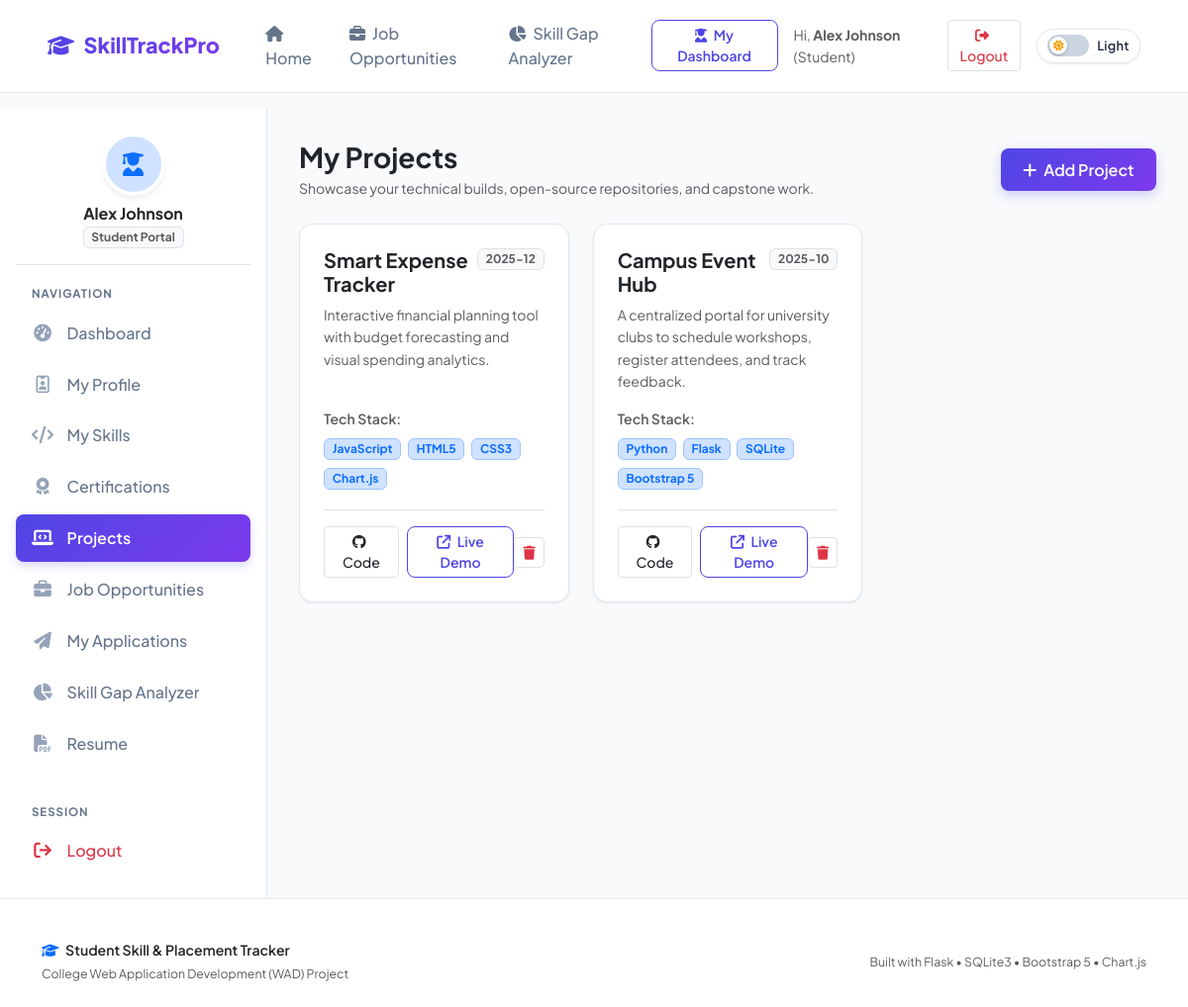
Screenshot of /student/projects (signed in) with the database file from the repository.
### tables this page shows
CREATE TABLE projects (
        id INTEGER PRIMARY KEY AUTOINCREMENT,
        student_id INTEGER NOT NULL,
        title TEXT NOT NULL,
        description TEXT NOT NULL,
        technologies TEXT NOT NULL,
        github_link TEXT,
        project_link TEXT,
        project_date TEXT,
        created_at TIMESTAMP DEFAULT CURRENT_TIMESTAMP,
        FOREIGN KEY (student_id) REFERENCES users (id) ON DELETE CASCADE
    );

### app.py (the view)
@app.route('/student/projects')
@student_required
def projects():
    student_id = session['user_id']
    db = get_db()
    projects_list = db.execute("SELECT * FROM projects WHERE student_id = ? ORDER BY id DESC", (student_id,)).fetchall()
    return render_template('projects.html', projects=projects_list)

### app.py (called while the page is built)
def get_db():
    if 'db' not in g:
        g.db = sqlite3.connect(app.config['DATABASE'])
        g.db.row_factory = sqlite3.Row
        g.db.execute("PRAGMA foreign_keys = ON")
    return g.db

def student_required(f):
    @wraps(f)
    def decorated_function(*args, **kwargs):
        if 'user_id' not in session:
            flash('Please log in to continue.', 'warning')
            return redirect(url_for('login'))
        if session.get('role') != 'student':
            flash('Access denied. Student portal only.', 'danger')
            return redirect(url_for('admin_dashboard'))
        return f(*args, **kwargs)
    return decorated_function

### templates/projects.html (shortened to what this page needs)
{% extends "base.html" %}
{% block content %}
<div class="app-wrapper">
    {% include "student_sidebar.html" %}
    <div class="main-content">
        <div class="d-flex flex-wrap align-items-center justify-content-between mb-4">
            <div>
                <h3 class="fw-bold text-dark mb-1">My Projects</h3>
                <p class="text-muted small mb-0">Showcase your technical builds, open-source repositories, and capstone work.</p>
            </div>
            <button class="btn btn-primary" data-bs-toggle="modal" data-bs-target="#addProjectModal">
                <i class="fa-solid fa-plus me-1"></i> Add Project
            </button>
        </div>
        <div class="row g-4">
            {% if projects %}
                {% for project in projects %}
                <div class="col-md-6 col-lg-4">
                    <div class="card card-custom h-100 p-4 d-flex flex-column">
                        <div class="d-flex justify-content-between align-items-start mb-2">
                            <h5 class="fw-bold text-dark mb-0">{{ project.title }}</h5>
                            {% if project.project_date %}
                                <span class="badge bg-light text-muted border small">{{ project.project_date }}</span>
                            {% endif %}
                        </div>
                        <p class="text-muted small mb-3 flex-grow-1">
                            {{ project.description }}
                        </p>
                        <div class="mb-3">
                            <small class="text-muted fw-semibold d-block mb-1">Tech Stack:</small>
                            {% for tech in project.technologies.split(',') %}
                                <span class="badge bg-primary-subtle text-primary border border-primary-subtle me-1 mb-1">
                                    {{ tech.strip() }}
                                </span>
                            {% endfor %}
                        </div>
                        <div class="d-flex justify-content-between align-items-center pt-3 border-top mt-auto">
                            <div class="d-flex gap-2">
                                {% if project.github_link %}
                                    <a href="{{ project.github_link }}" target="_blank" rel="noopener noreferrer" class="btn btn-sm btn-light border text-dark" title="GitHub Repository">
                                        <i class="fa-brands fa-github me-1"></i> Code
                                    </a>
                                {% endif %}
                                {% if project.project_link %}
                                    <a href="{{ project.project_link }}" target="_blank" rel="noopener noreferrer" class="btn btn-sm btn-outline-primary" title="Live Demo">
                                        <i class="fa-solid fa-arrow-up-right-from-square me-1"></i> Live Demo
                                    </a>
                                {% endif %}
                            </div>
                            <form method="POST" action="{{ url_for('delete_project', project_id=project.id) }}" onsubmit="return confirm('Delete project {{ project.title }}?');">
                                <button type="submit" class="btn btn-light btn-sm text-danger border" title="Delete Project">
                                    <i class="fa-solid fa-trash"></i>
                                </button>
                            </form>
                        </div>
                    </div>
                </div>
                {% endfor %}
            {% endif %}
        </div>
    </div>
</div>
{% endblock %}

### static/css/style.css (style rules this page uses)
:root { --font-main: 'Plus Jakarta Sans', -apple-system, BlinkMacSystemFont, 'Segoe UI', Roboto, sans-serif; --primary: #4f46e5; --primary-hover: #4338ca; --primary-light: #eef2ff; --secondary: #7c3aed; --secondary-light: #f5f3ff; --accent: #06b6d4; --success: #10b981; --success-light: #ecfdf5; --warning: #f59e0b; --warning-light: #fffbeb; --danger: #ef4444; --danger-light: #fef2f2; --info: #0284c7; --info-light: #f0f9ff; --dark: #0f172a; --text-main: #1e293b; --text-muted: #64748b; --bg-body: #f8fafc; --bg-card: #ffffff; --border-color: #e2e8f0; --sidebar-width: 270px; --navbar-height: 72px; --radius-sm: 8px; --radius-md: 14px; --radius-lg: 20px; --shadow-sm: 0 1px 3px rgba(0, 0, 0, 0.05), 0 1px 2px rgba(0, 0, 0, 0.03); --shadow-md: 0 4px 6px -1px rgba(0, 0, 0, 0.06), 0 2px 4px -1px rgba(0, 0, 0, 0.04); --shadow-lg: 0 10px 15px -3px rgba(0, 0, 0, 0.07), 0 4px 6px -2px rgba(0, 0, 0, 0.04); --shadow-xl: 0 20px 25px -5px rgba(0, 0, 0, 0.08), 0 10px 10px -5px rgba(0, 0, 0, 0.03); }
* { margin: 0; padding: 0; box-sizing: border-box; }
body { font-family: var(--font-main); background-color: var(--bg-body); color: var(--text-main); line-height: 1.6; min-height: 100vh; display: flex; flex-direction: column; -webkit-font-smoothing: antialiased; }
a { text-decoration: none; transition: all 0.2s ease-in-out; }
.btn-primary { background: linear-gradient(135deg, var(--primary) 0%, var(--secondary) 100%); border: none; color: #ffffff; font-weight: 600; padding: 0.6rem 1.4rem; border-radius: var(--radius-sm); box-shadow: 0 4px 12px rgba(79, 70, 229, 0.25); transition: all 0.25s ease; }
.btn-outline-primary { color: var(--primary); border: 1.5px solid var(--primary); font-weight: 600; border-radius: var(--radius-sm); transition: all 0.2s ease; }
.btn-light { background-color: #ffffff; border: 1px solid var(--border-color); color: var(--text-main); font-weight: 500; }
.app-wrapper { display: flex; flex: 1; min-height: calc(100vh - var(--navbar-height)); }
.main-content { flex: 1; padding: 2rem; background-color: var(--bg-body); max-width: 100%; overflow-x: hidden; }
.card-custom { background: var(--bg-card); border: 1px solid var(--border-color); border-radius: var(--radius-md); box-shadow: var(--shadow-sm); transition: transform 0.25s ease, box-shadow 0.25s ease; overflow: hidden; }

### rows the page displays
projects: title "Smart Expense Tracker", project_date "2025-12", description "Interactive financial planning tool with budget forecasting and visual spending analytics.", strip "JavaScript" "HTML5" "CSS3" "Chart.js"
projects: title "Campus Event Hub", project_date "2025-10", description "A centralized portal for university clubs to schedule workshops, register attendees, and track feedback.", strip "Python" "Flask" "SQLite" "Bootstrap 5"

### other values shown
{{ session.get('name') }} "Alex Johnson"
{{ session.get('role')|capitalize }} "Student"
